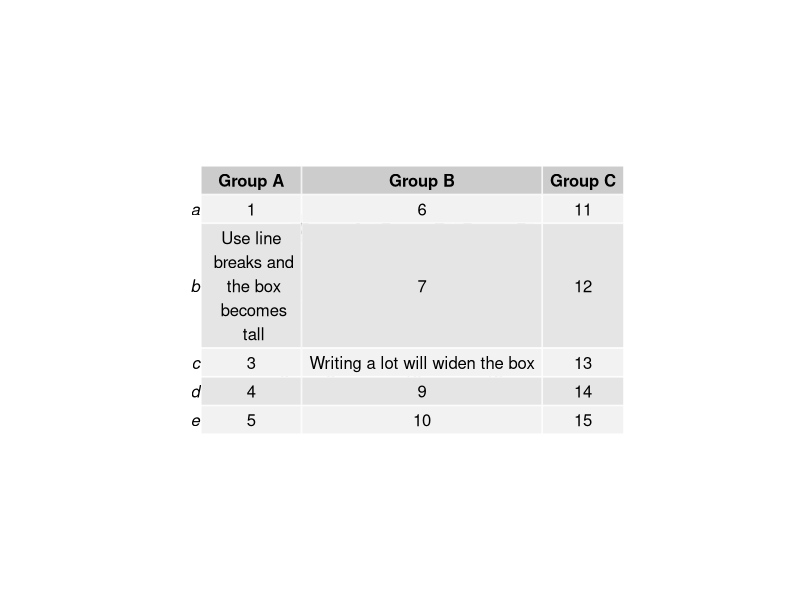
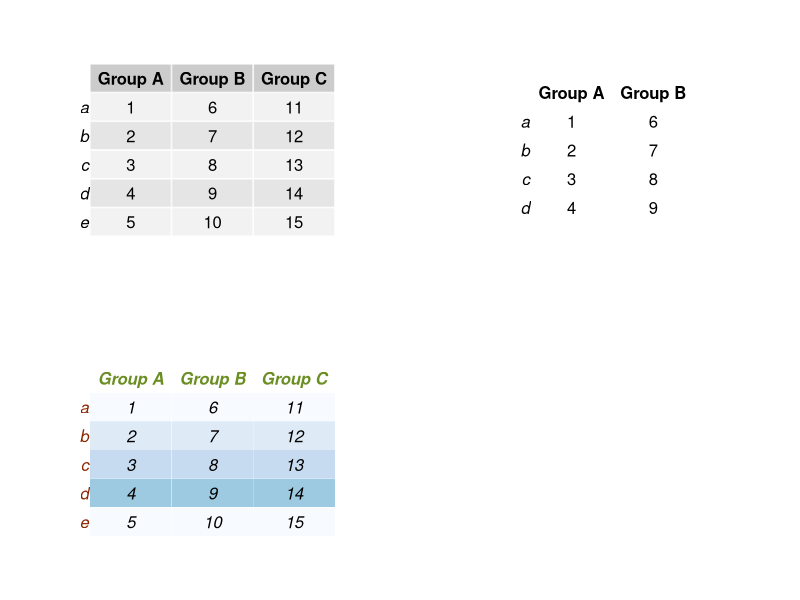
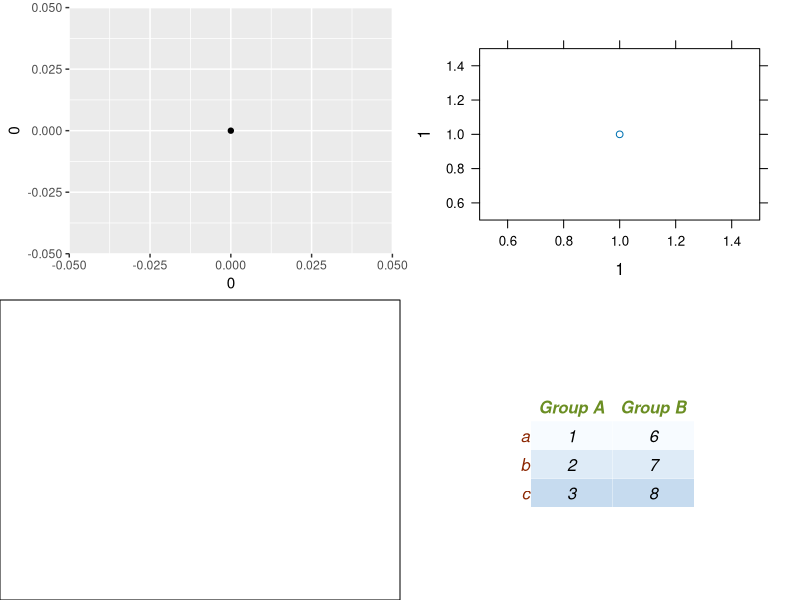
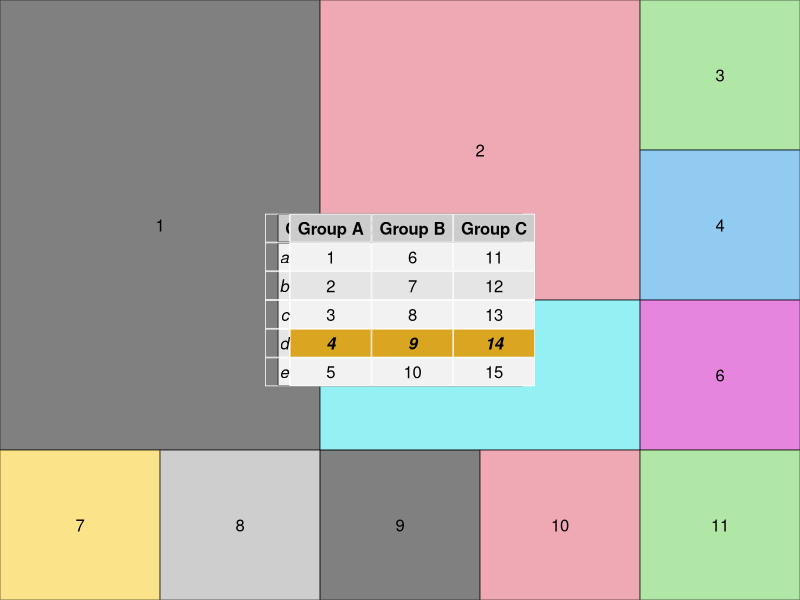

Write R code to recreate these figures, in order.
## ---- chunk 1
library(ggplot2)
library(gridExtra)
library(grid)
library(lattice)
library(gtable)
## ---- chunk 2
myData <- matrix((1:15),
                 nrow=5,
                 ncol=3,)
colnames(myData) <- c("Group A", "Group B", "Group C")
rownames(myData) <- c("a", "b", "c", "d", "e")
print(myData)
## ---- chunk 3
grid.table(myData)

## ---- chunk 4
myData[3,2] <- "Writing a lot will widen the box"
myData[2,1] <- "Use line\n breaks and\n the box\n becomes\n tall"
grid.table(myData)
## ---- chunk 5
myData[3,2] <-8
myData[2,1] <- 2
## ---- chunk 6
Tdefault <- ttheme_default()
Tmin <- ttheme_minimal()
TSpecial <- ttheme_minimal(
  core=list(bg_params = list(fill = blues9[1:4], col=NA),
            fg_params=list(fontface=3)),
  colhead=list(fg_params=list(col="olivedrab", fontface=4L)),
  rowhead=list(fg_params=list(col="orangered4", fontface=3L)))

#using another cool trick for side by side comparison, grid.arrange can display many tables at once:
grid.arrange(
  tableGrob(myData[1:5, 1:3], theme=Tdefault),
  tableGrob(myData[1:4, 1:2], theme=Tmin),
  tableGrob(myData[1:5, 1:3], theme=TSpecial),
  nrow=2) #changing nrow will fit your data into desired number of rows
## ---- chunk 7
p <- qplot(0,0)
p2 <- xyplot(1~1)
r <- rectGrob(gp=gpar(fill="white"))
t <- tableGrob(myData[1:3, 1:2], theme=TSpecial)
grid.arrange(p, p2, r, t, ncol=2)

# adding a little more complexity
g <- lapply(1:11, function(i)
  grobTree(rectGrob(gp=gpar(fill=i, alpha=.5)), textGrob(i)))
pattern <- rbind(c(1,1,2,2,3),
                 c(1,1,2,2,4),
                 c(1,1,5,5,6),
                 c(7,8,9,10,11))
grid.arrange(grobs=g, layout_matrix= pattern)
#delete 11 and see what happens, needs to be a complete shape
#but using NA instead of a number will create an empty space

## ---- chunk 8
g <- tableGrob(myData[1:5, 1:3], rows = NULL)
g <- gtable_add_grob(g,
        grobs = rectGrob(gp = gpar(fill = NA, lwd = 2)),
        t = 2, b = nrow(g), l = 1, r = ncol(g))
g <- gtable_add_grob(g,
        grobs = rectGrob(gp = gpar(fill = NA, lwd = 2)),
        t = 1, l = 1, r = ncol(g))
grid.draw(g)

## ---- chunk 9
t1 <- ttheme_default(core=list(
        fg_params=list(fontface=c(rep("plain", 3), "bold.italic")),
        bg_params = list(fill=c(rep(c("grey95", "grey90"),
                                    length.out=3), "goldenrod"),
                         alpha = rep(c(1,0.5), each=5))
        ))

grid.table(myData[1:5, 1:3], theme = t1)

